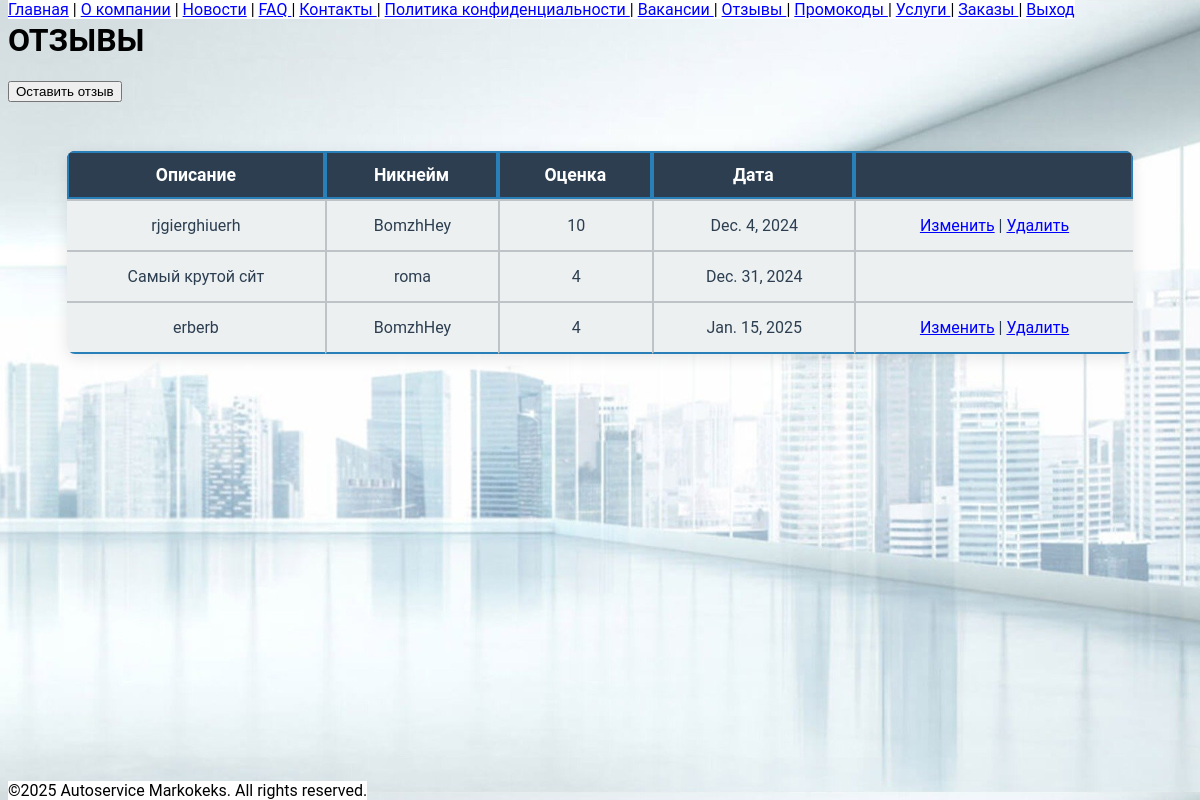
The page /reviews/ (signed in) on the database its author committed.
### reviews/models.py (models this page shows)
class Review(models.Model):
    description = models.CharField(max_length=200)
    user = models.ForeignKey(CustomUser, on_delete=models.CASCADE)
    score = models.IntegerField()
    created_at = models.DateField(default=date.today)

### users/models.py (models this page shows, shortened)
class CustomUser(AbstractBaseUser):
    username = models.CharField(max_length=20, primary_key=True, unique=True)
    id = models.IntegerField(default=1)
    first_name = models.CharField(max_length=20)
    last_name = models.CharField(max_length=20)
    email = models.EmailField(max_length=255, blank=False, unique=True)
    phone = models.CharField(max_length=19, blank=True, null=True)
    active = models.BooleanField(default=True)
    staff = models.BooleanField(default=False)
    is_employee = models.BooleanField(default=False)
    superuser = models.BooleanField(default=False)
    discount = models.IntegerField(default=0)
    registration_date = models.DateField(default=timezone.now)
    date_of_birth = models.DateField(default=timezone.now)
    USERNAME_FIELD = "username"
    REQUIRED_FIELDS = ['email', 'first_name', 'last_name', 'phone']
    objects = CustomUserManager()
    @property
    def is_staff(self):
        return self.staff
    @property
    def is_active(self):
        return self.active

### reviews/views.py (the view)
# urls.py: path("reviews/", review_index),
def review_index(request):
    reviews = Review.objects.all()
    return render(request, "review_index.html", {"reviews": reviews})

### reviews/templates/review_index.html (shortened to what this page needs)
{% extends "base.html" %}
{% block header %}
    Отзывы
{% endblock header %}
{% block style %}
    {% load static %}
{% endblock %}
{% block content %}
    <body>
        <a href="/reviews/create"> <button>Оставить отзыв</button> </a>
        <br>
        <br>
        {% if reviews.count > 0 %}
            <table>
                <thead>
                    <tr>
                        <th>Описание</th>
                        <th>Никнейм</th>
                        <th>Оценка</th>
                        <th>Дата</th>
                        <th></th>
                    </tr>
                </thead>
                {% for review in reviews %}
                    <tr>
                        <td>{{ review.description }}</td>
                        <td>{{ review.user.username }}</td>
                        <td>{{ review.score }}</td>
                        <td>{{ review.created_at }}</td>
                        <td>
                            {% if user.is_authenticated and review.user == user or user.is_staff%}
                                <a href="edit/{{review.id}}">Изменить</a> | <a href="delete/{{review.id}}">Удалить</a>
                            {% endif %}
                        </td>
                    </tr>
                {% endfor %}
            </table>
        {% endif %}
    </body>
{% endblock %}

### static/css/base.css (style rules this page uses)
body { font-family: 'Roboto', Arial, sans-serif; background-image: url("/static/crash.png"); background-size: 100%; background-position: top; background-repeat: repeat-y; }
a { color: blue; }
@media (min-width: 1025px) { body { background-color: #66cc66; } }
@media (min-height: 800px) { body { font-size: 18px; } }
@media (min-height: 600px) and (max-height: 800px) { body { font-size: 16px; } }
button { cursor: pointer; }

### static/css/review_index.css (style rules this page uses)
table { width: 90%; margin: 30px auto; border-spacing: 0; border-radius: 8px; box-shadow: 0px 4px 15px rgba(0, 0, 0, 0.1); overflow: hidden; }
th { background-color: #2c3e50; color: white; font-size: 1.1em; padding: 12px 20px; text-align: center; border: 2px solid #2980b9; }
td { background-color: #ecf0f1; color: #2c3e50; padding: 15px 20px; text-align: center; border-top: 2px solid #bdc3c7; border-left: 2px solid #bdc3c7; vertical-align: middle; }
td:first-child { border-left: none; }
tr:nth-child(even) { background-color: #f9f9f9; }
tr:nth-child(odd) { background-color: #ffffff; }
tr:last-child td { border-bottom: 2px solid #2980b9; }

### rows shown on the page
Review: description "rjgierghiuerh", user.username "BomzhHey", score "10", created_at "Dec. 4, 2024"
Review: description "Самый крутой сйт", user.username "roma", score "4", created_at "Dec. 31, 2024"
Review: description "erberb", user.username "BomzhHey", score "4", created_at "Jan. 15, 2025"
